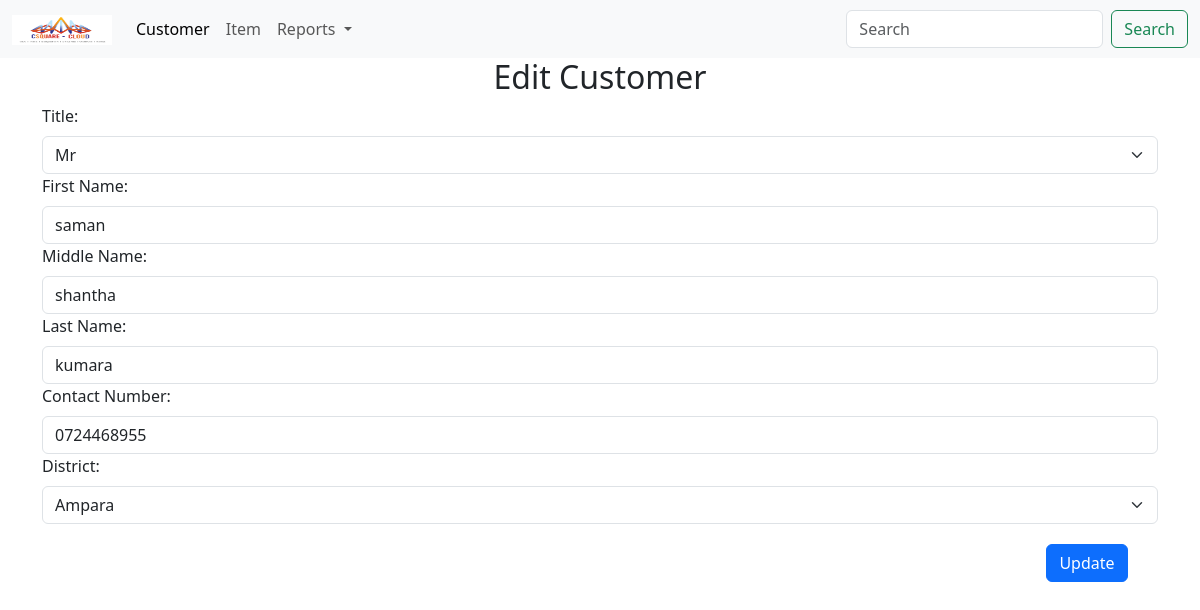
Screenshot of /php/customer/editCustomer.php?id=1 with the database file from the repository.
### tables this page shows
CREATE TABLE `customer` (
  `id` int NOT NULL AUTO_INCREMENT,
  `title` varchar(20) NOT NULL,
  `first_name` varchar(50) NOT NULL,
  `middle_name` varchar(50) NOT NULL,
  `last_name` varchar(50) NOT NULL,
  `contact_no` varchar(10) NOT NULL,
  `district` varchar(50) NOT NULL,
  PRIMARY KEY (`id`)
);

### php/customer/editCustomer.php (the view, shortened to what this page needs)
<?php
$id = isset($_GET['id']) ? filter_input(INPUT_GET, 'id', FILTER_SANITIZE_NUMBER_INT) : null;
require("../config.php");
$sql1 = "SELECT * FROM customer WHERE id = ?";
$stmt = $con->prepare($sql1);
$stmt->bind_param('i', $id);
$stmt->execute();
$result1 = $stmt->get_result();
if ($row = $result1->fetch_assoc()) {
    $title = $row['title'];
    $fname = $row['first_name'];
    $mname = $row['middle_name'];
    $lname = $row['last_name'];
    $contactNum = $row['contact_no'];
} else {
    die('Customer not found.');
}
?>
<!DOCTYPE html>
<html lang="en">
<head>
    <link href="https://cdn.jsdelivr.net/npm/bootstrap@5.3.0/dist/css/bootstrap.min.css" rel="stylesheet">
</head>
<body>
    <nav class="navbar navbar-expand-lg bg-body-tertiary" >
        <div class="container-fluid">
          <a class="navbar-brand" href="#">
            <img src="../../img/csquared.png" width="100" height="30" alt="logo">
          </a>
          <div class="collapse navbar-collapse" id="navbarSupportedContent">
            <ul class="navbar-nav me-auto mb-2 mb-lg-0">
              <li class="nav-item">
                <a class="nav-link active" aria-current="page" href="viewCustomer.php">Customer</a>
              </li>
              <li class="nav-item">
                <a class="nav-link" href="../item/viewItem.php">Item</a>
              </li>
              <li class="nav-item dropdown">
                <a class="nav-link dropdown-toggle" href="#" role="button" data-bs-toggle="dropdown" aria-expanded="false">
                  Reports
                </a>
              </li>
            </ul>
            <form class="d-flex" role="search">
              <input class="form-control me-2" type="search" placeholder="Search" aria-label="Search">
              <button class="btn btn-outline-success" type="submit">Search</button>
            </form>
          </div>
        </div>
      </nav>
    <div class="container text-center">
    <h2>Edit Customer</h2>
  </div>
  <div class="container">
    <form action="" method="post">
        <label for="title" class="form-label">Title: </label>
        <select name="title" class="form-select" value="<?php echo $title;?>" id="title">
            <option value="Mr">Mr</option>
        </select>
        <label for="fname" class="form-label">First Name: </label>
        <input type="text" class="form-control" value="<?php echo $fname;?>" id="fname" name="fname">
        <label for="mname" class="form-label">Middle Name: </label>
        <input type="text" class="form-control" value="<?php echo $mname;?>" id="mname" name="mname">
        <label for="lname" class="form-label">Last Name: </label>
        <input type="text" class="form-control" value="<?php echo $lname;?>" id="lname" name="lname">
        <label for="contactNum" class="form-label">Contact Number: </label>
        <input type="text" class="form-control" value="<?php echo $contactNum;?>" id="contactNum" name="contactNum">
        <label for="district" class="form-label">District: </label>
        <select name="district" class="form-select" id="district">
            <option value="1">Ampara</option>
        </select>
        <input type="submit" class="btn btn-primary" style="margin-left: 90%; margin-top: 20px;" name="sbm_edit" value="Update">
    </form>
  </div>
</body>
</html>

### rows the page displays
customer: title "Mr", fname "saman", mname "shantha", lname "kumara", contactNum "0724468955"
